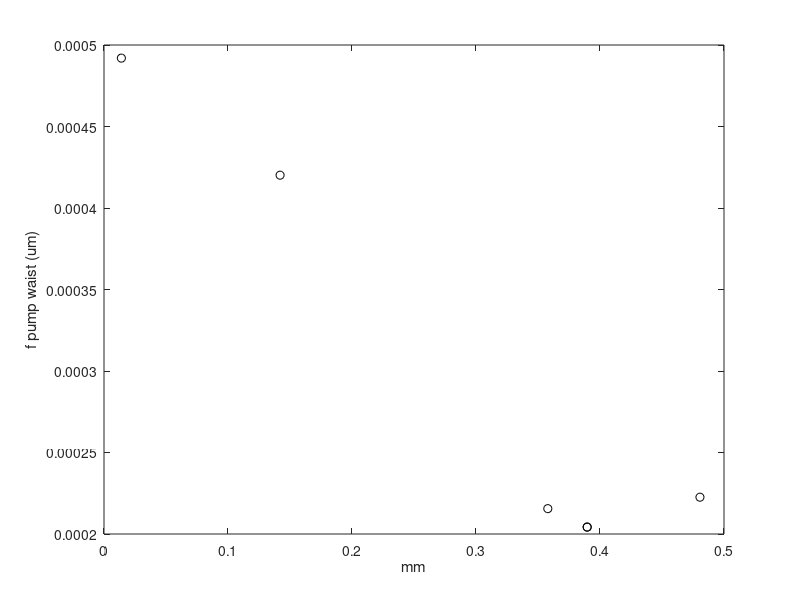

Write the MATLAB code that produced this figure. (Note: this script raises an error after producing the figure.)
 w1=5.2*[  97.5306;
   44.0824;
   40.0840;
   43.1724;
   81.9071;
   40.0840];

w2=5.2*[   91.7698;
   41.5608;
   38.4898;
   39.8024;
   79.6997;
   38.4898];

wbar = sqrt(w1.*w2);

z = [14 480.6 389.65 357.9 142 389.65]';

wbar=wbar*1e-6;
z=z*1e-3;

figure
plot(z,wbar,'ko');
xlabel('mm')
ylabel('f pump waist (um)');
lambda = 767e-9;

myfit = fittype(@(w0,z0,z) w0*sqrt(1+((z-z0)/(pi*w0^2/lambda)).^2),...
    'independent',{'z'},'coefficients',{'w0','z0'});
fitopt = fitoptions(myfit);
fitopt.StartPoint = [200e-6 .400];
fout=fit(z,wbar,myfit,fitopt);
hold on

zz=linspace(min(z),max(z),1e3);

plot(zz,feval(fout,zz),'r-');

disp(fout);
